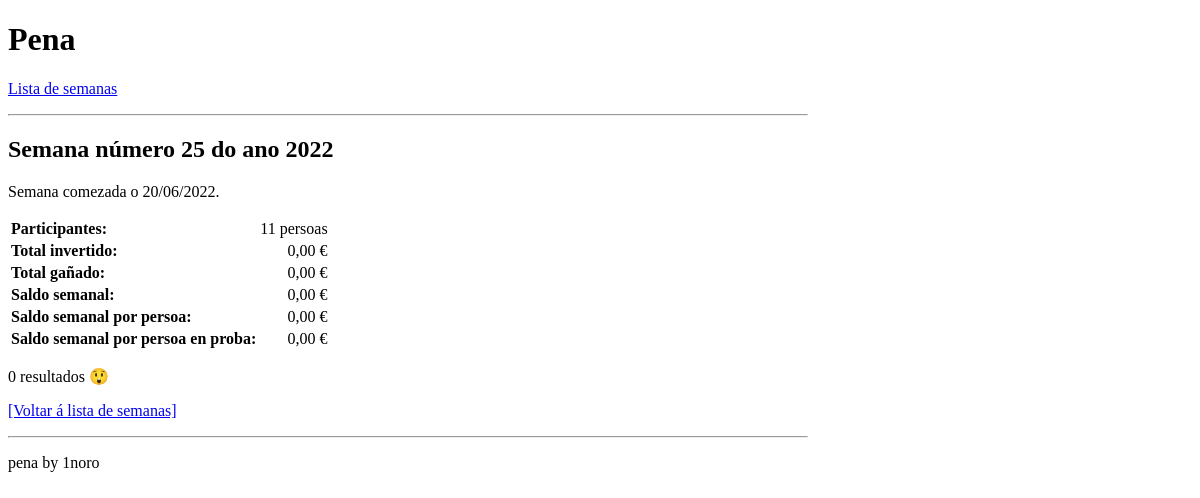
Before: /semana.php?id=202225 with the older database file.
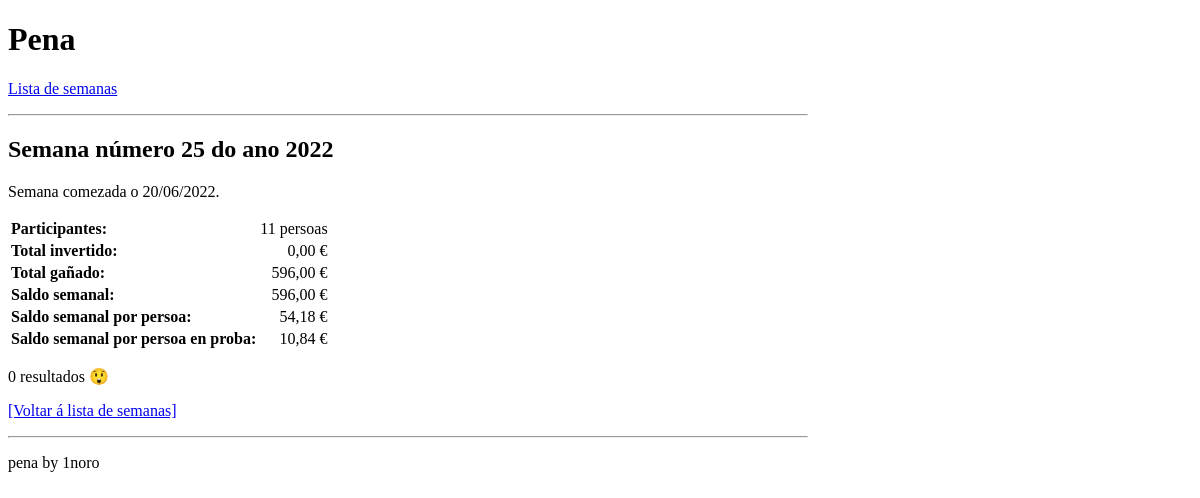
After: the same page with the newer database file.
### tables this page shows
CREATE TABLE IF NOT EXISTS semana (
    id INTEGER NOT NULL,
    numero INTEGER NOT NULL,
    fecha_lunes DATE NOT NULL,
    participantes INTEGER NOT NULL,
    total_ganado FLOAT DEFAULT NULL,
    CONSTRAINT semana_id PRIMARY KEY (id)
);

### public/utils.php (called while the page is built, shortened)
<?php
function formatToTwoDecimals($number) {
    return number_format($number, 2, ",", ".");
}
function getNewConn() {
    $conn = new mysqli(getenv('DB_HOST'), getenv('DB_USER'), getenv('DB_PASS'), getenv('DB_NAME'));
    return $conn;
}
function getSemanaById($id) {
    $conn = getNewConn();
    $sql = "SELECT id, numero, fecha_lunes, participantes, total_ganado FROM semana WHERE id = " . $_GET["id"];
    $result = $conn->query($sql);
    if ($result->num_rows > 0) {
        $row = $result->fetch_assoc();
        return [
            "numero" => $row["numero"],
            "ano" => date("Y", strtotime($row["fecha_lunes"])),
            "mes" => date("m", strtotime($row["fecha_lunes"])),
            "dia" => date("d", strtotime($row["fecha_lunes"])),
            "participantes" => $row["participantes"],
            "total_ganado" => $row["total_ganado"]
        ];
    } else {
        $conn->close();
        return null;
    }
}
function getTotalInvertido($id) {
    $conn = getNewConn();
    $sql = "CALL get_total_semana($id)";
    $result = $conn->query($sql);
    if ($result->num_rows > 0) {
        $row = $result->fetch_assoc();
        return $row["total_invertido"];
    } else {
        $conn->close();
        return null;
    }
}
?>

### public/semana.php (the view, shortened to what this page needs)
<?php
    if (isset($_GET["id"])) {
        include "utils.php";
        $boletosPorSorteo = [];
        $inversion_semanal = 0;
        $saldo_semanal = 0;
        $saldo_semanal_persoa = 0;
        $saldo_semanal_persoa_proba = 0;
        $saldo_color = "inherit";
        $datosSemana = getSemanaById($_GET["id"]);
        if ($datosSemana != null) {
            $inversion_semanal = getTotalInvertido($_GET["id"]);
            $saldo_semanal = $datosSemana["total_ganado"] - $inversion_semanal;
            $saldo_semanal_persoa = $saldo_semanal / $datosSemana["participantes"];
            $saldo_semanal_persoa_proba = $saldo_semanal_persoa / 5;
        } else {
            die("<h1>Erro 404</h1>\n<p>A semana " . $_GET["id"] . " non existe.</p>\n");
        }
    } else {
        die("<h1>Erro 400</h1>\n<p>Tes que solicitar unha semana.</p>\n");
    }
?>
<!DOCTYPE html>
<html lang="gl">
    <head>
    </head>
    <body style="max-width: 800px;">
        <header>
            <h1>Pena</h1>
            <p><a href="index.php">Lista de semanas</a></p>
            <hr>
        </header>
        <main>
            <h2>Semana número <?= $datosSemana["numero"] ?> do ano <?= $datosSemana["ano"] ?></h2>
            <p>
                Semana comezada o
                <?= $datosSemana["dia"] . "/" . $datosSemana["mes"] . "/" . $datosSemana["ano"] ?>.
            </p>
            <p>
                <table class="noborder">
                    <tr>
                        <th class="left">Participantes:</th>
                        <td class="right noborder"><?= $datosSemana["participantes"] ?> persoas</td>
                    </tr>
                    <tr>
                        <th class="left">Total invertido:</th>
                        <td class="right noborder"><?= formatToTwoDecimals($inversion_semanal) ?> €</td>
                    </tr>
                    <tr>
                        <th class="left">Total gañado:</th>
                        <td class="right noborder"><?= formatToTwoDecimals($datosSemana["total_ganado"]) ?> €</td>
                    </tr>
                    <tr>
                        <th class="left">Saldo semanal:</th>
                        <td class="right noborder" style="color: <?= $saldo_color ?>;"><?= formatToTwoDecimals($saldo_semanal) ?> €</td>
                    </tr>
                    <tr>
                        <th class="left">Saldo semanal por persoa:</th>
                        <td class="right noborder" style="color: <?= $saldo_color ?>;"><?= formatToTwoDecimals($saldo_semanal_persoa) ?> €</td>
                    </tr>
                    <tr>
                        <th class="left">Saldo semanal por persoa en proba:</th>
                        <td class="right noborder" style="color: <?= $saldo_color ?>;"><?= formatToTwoDecimals($saldo_semanal_persoa_proba) ?> €</td>
                    </tr>
                </table>
            </p>
            <?php
                if ($boletosPorSorteo != []) {
                    echo getSorteosHTML($boletosPorSorteo);
                } else {
                    echo "<p>0 resultados 😲</p>";
                }
            ?>
            <p><a href="index.php">[Voltar á lista de semanas]</a></p>
        </main>
        <footer>
            <hr>
            <p>pena by 1noro</p>
        </footer>
    </body>
</html>

### public/semana.php (style rules this page uses)
table { text-align: center; }
th.left { text-align: left; }
td.right { text-align: right; }

Changed rows visible on the page:
changed semana: total_ganado "0,00" → "596,00"; formatToTwoDecimals($saldo_semanal_persoa) "0,00" → "54,18"; formatToTwoDecimals($saldo_semanal_persoa_proba) "0,00" → "10,84"
